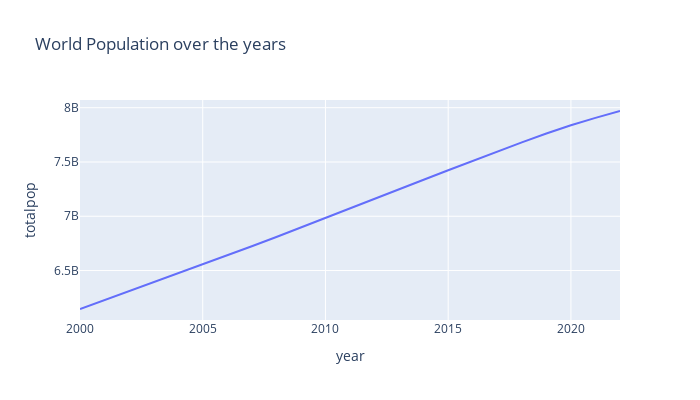

This figure's notebook cell:
### Code cell
fig_1 = px.line(df, df['year'], df['totalpop'], title='World Population over the years',width=700, height=400)
fig_1.show()

### Figure 1 — Plotly figure (JSON) as saved in the notebook; plotly's stock layout.template omitted (floating-point values rounded to 4 significant figures)
{"data": [{"hovertemplate": "year=%{x}<br>totalpop=%{y}<extra></extra>", "legendgroup": "", "line": {"color": "#636efa", "dash": "solid"}, "marker": {"symbol": "circle"}, "mode": "lines", "name": "", "orientation": "v", "showlegend": false, "type": "scatter", "x": [2000, 2001, 2002, 2003, 2004, 2005, 2006, 2007, 2008, 2009, 2010, 2011, 2012, 2013, 2014, 2015, 2016, 2017, 2018, 2019, 2020, 2021, 2022], "xaxis": "x", "y": [6145615969, 6227423576, 6309048880, 6391443772, 6473292731, 6555715064, 6638955001, 6723488791, 6809137842, 6895845280, 6983140275, 7070333848, 7159045640, 7247935085, 7336370903, 7423960976, 7510831361, 7597184014, 7681158329, 7762327350, 7838331124, 7906669474, 7969676210], "yaxis": "y"}], "layout": {"height": 400, "legend": {"tracegroupgap": 0}, "title": {"text": "World Population over the years"}, "width": 700, "xaxis": {"anchor": "y", "autorange": true, "domain": [0, 1], "range": [2000, 2022], "title": {"text": "year"}, "type": "linear"}, "yaxis": {"anchor": "x", "autorange": true, "domain": [0, 1], "range": [6044000000.0, 8071000000.0], "title": {"text": "totalpop"}, "type": "linear"}}}
